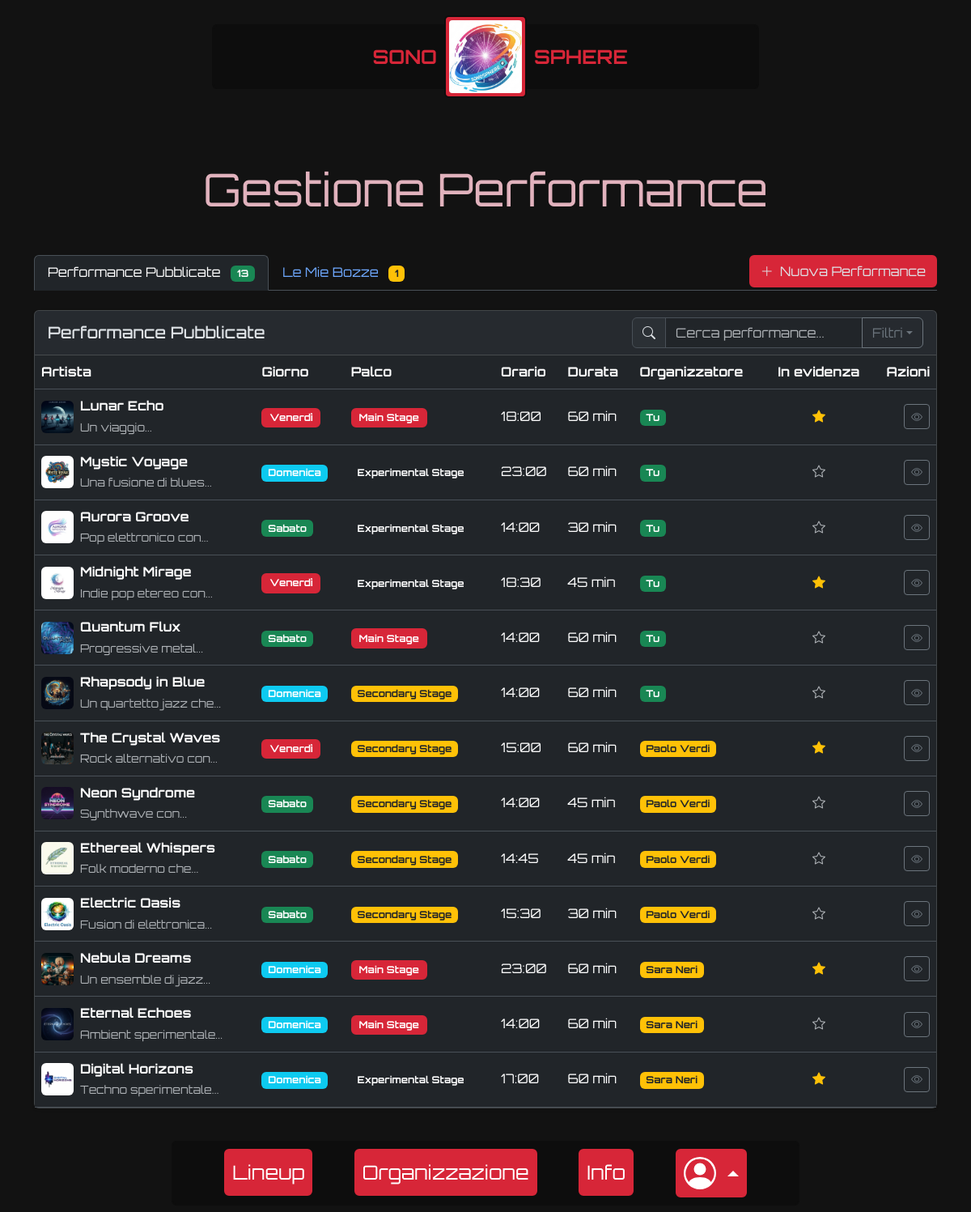
Screenshot of /performances/management (signed in) with the database file from the repository.
### tables this page shows
CREATE TABLE "performances" (
        "id" INTEGER NOT NULL UNIQUE,
        "artist_name" TEXT NOT NULL,
        "start_time" TEXT NOT NULL,
        "duration" INTEGER NOT NULL,
        "description" TEXT,
        "image_path" TEXT,
        "day_id" INTEGER NOT NULL,
        "stage_id" INTEGER NOT NULL,
        "genre_id" INTEGER NOT NULL,
        "organizer_id" INTEGER NOT NULL,
        "is_published" INTEGER NOT NULL DEFAULT 0,
        "created_at" TEXT DEFAULT CURRENT_TIMESTAMP,
        "updated_at" TEXT DEFAULT CURRENT_TIMESTAMP,
        "is_featured" INTEGER DEFAULT 0,
        PRIMARY KEY("id" AUTOINCREMENT),
        FOREIGN KEY("day_id") REFERENCES "event_days"("id"),
        FOREIGN KEY("stage_id") REFERENCES "stages"("id"),
        FOREIGN KEY("genre_id") REFERENCES "genres"("id"),
        FOREIGN KEY("organizer_id") REFERENCES "users"("id")
    );

CREATE TABLE "event_days" (
        "id" INTEGER NOT NULL UNIQUE,
        "name" TEXT NOT NULL,
        "date" TEXT NOT NULL,
        "current_attendees" INTEGER NOT NULL DEFAULT 0,
        "max_attendees" INTEGER NOT NULL DEFAULT 200,
        "start_time" TEXT NOT NULL,
        "end_time" TEXT NOT NULL,
        PRIMARY KEY("id" AUTOINCREMENT)
    );

CREATE TABLE "stages" (
        "id" INTEGER NOT NULL UNIQUE,
        "name" TEXT NOT NULL UNIQUE,
        "description" TEXT NOT NULL,
        "image" TEXT NOT NULL,
        PRIMARY KEY("id" AUTOINCREMENT)
    );

### blueprints/performances/routes.py (the view)
@performances_bp.route("/management")
@login_required
def management():
    if current_user.role != 1:
        flash("Non hai i permessi per accedere a questa pagina.", "danger")
        return redirect(url_for("main.home"))
    performances = performances_dao.get_all_performances(include_unpublished=True)
    days = event_days_dao.get_all_days()
    stages = stages_dao.get_all_stages()
    for performance in performances:
        stage = stages_dao.get_stage_by_id(performance["stage_id"])
        performance["stage_name"] = stage["name"] if stage else "Sconosciuto"
        genre = genres_dao.get_genre_by_id(performance["genre_id"])
        performance["genre_name"] = genre["name"] if genre else "Sconosciuto"
        day = event_days_dao.get_day_by_id(performance["day_id"])
        performance["day_name"] = day["name"] if day else "Sconosciuto"
        organizer = users_dao.get_user_by_id(performance["organizer_id"])
        performance["organizer_name"] = (
            organizer["name"] + " " + organizer["surname"]
            if organizer
            else "Sconosciuto"
        )
    return render_template("performance-management.html", performances=performances, stages=stages, days=days)

### app.py (called while the page is built)
@app.template_filter("strfdatetime")
def _filter_datetime(dt, fmt=None):
    if isinstance(dt, str):
        dt = datetime.strptime(dt, "%Y-%m-%d %H:%M:%S")
    return dt.strftime(fmt or "%d %B %Y %H:%M")

@login_manager.user_loader
def load_user(user_id):
    db_user = users_dao.get_user_by_id(user_id)
    if not db_user:
        return None
    user = User(
        id=db_user["id"],
        username=db_user["username"],
        password=db_user["password"],
        name=db_user["name"],
        surname=db_user["surname"],
        email=db_user["email"],
        pfp=db_user["pfp"],
        role=db_user["role"],
    )
    return user

### utils/event_days_dao.py (called while the page is built)
def get_all_days() -> List[Dict[str, Any]]:
    query = "SELECT * FROM event_days"
    conn = sqlite3.connect(ROOT_PATH + DB_PATH)
    cursor = conn.cursor()
    cursor.execute(query)
    days = cursor.fetchall()
    cursor.close()
    conn.close()
    return [
        {
            "id": day[0],
            "name": day[1],
            "date": day[2],
            "current_attendees": day[3],
            "max_attendees": day[4],
            "start_time": day[5],
            "end_time": day[6],
        }
        for day in days
    ]

def get_day_by_id(day_id: int) -> Optional[Dict[str, Any]]:
    query = "SELECT * FROM event_days WHERE id = ?"
    conn = sqlite3.connect(ROOT_PATH + DB_PATH)
    cursor = conn.cursor()
    cursor.execute(query, (day_id,))
    day = cursor.fetchone()
    cursor.close()
    conn.close()
    if day:
        return {
            "id": day[0],
            "name": day[1],
            "date": day[2],
            "current_attendees": day[3],
            "max_attendees": day[4],
            "start_time": day[5],
            "end_time": day[6],
        }
    return None

### utils/genres_dao.py (called while the page is built)
def get_genre_by_id(genre_id: int) -> Optional[Dict[str, Any]]:
    query = "SELECT * FROM genres WHERE id = ?"
    conn = sqlite3.connect(ROOT_PATH + DB_PATH)
    cursor = conn.cursor()
    cursor.execute(query, (genre_id,))
    genre = cursor.fetchone()
    cursor.close()
    conn.close()
    if genre:
        return {"id": genre[0], "name": genre[1]}
    return None

### templates/performance-management.html (shortened to what this page needs)
{% extends "base.html" %}
{% block content %}
<div class="spacer"></div>
<div class="container py-5">
    <h1 class="display-4 text-center mb-5 cream-text">Gestione Performance</h1>
    <ul class="nav nav-tabs mb-4" id="performanceTabs" role="tablist">
        <li class="nav-item" role="presentation">
            <button class="nav-link active" id="published-tab" data-bs-toggle="tab" data-bs-target="#published-tab-pane"
                type="button" role="tab" aria-controls="published-tab-pane" aria-selected="true">
                Performance Pubblicate
                <span class="badge bg-success ms-2">{{ performances|selectattr('is_published', 'eq', 1)|list|length
                    }}</span>
            </button>
        </li>
        <li class="nav-item" role="presentation">
            <button class="nav-link" id="draft-tab" data-bs-toggle="tab" data-bs-target="#draft-tab-pane" type="button"
                role="tab" aria-controls="draft-tab-pane" aria-selected="false">
                Le Mie Bozze
                <span class="badge bg-warning text-dark ms-2">{{ performances|selectattr('is_published', 'eq',
                    0)|selectattr('organizer_id', 'eq', current_user.id)|list|length }}</span>
            </button>
        </li>
        <li class="nav-item ms-auto">
            <a href="{{ url_for('performances.editor', action='add') }}" class="btn red-bg red-bg-hover">
                <i class="bi bi-plus-lg me-1"></i> Nuova Performance
            </a>
        </li>
    </ul>
    <div class="tab-content" id="performanceTabsContent">
        <div class="tab-pane fade show active" id="published-tab-pane" role="tabpanel" aria-labelledby="published-tab"
            tabindex="0">
            <div class="card shadow-sm">
                <div class="card-header d-flex justify-content-between align-items-center">
                    <h5 class="mb-0">Performance Pubblicate</h5>
                    <div>
                        <div class="input-group">
                            <span class="input-group-text" id="search-addon"><i class="bi bi-search"></i></span>
                            <input type="text" class="form-control" id="searchPublished"
                                placeholder="Cerca performance..." aria-label="Cerca" aria-describedby="search-addon">
                            <button class="btn btn-outline-secondary dropdown-toggle" type="button"
                                data-bs-toggle="dropdown" aria-expanded="false">Filtri</button>
                        </div>
                    </div>
                </div>
                <div class="card-body p-0">
                    <div class="table-responsive">
                        <table class="table table-hover align-middle mb-0" id="publishedTable">
                            <thead class="">
                                <tr>
                                    <th>Artista</th>
                                    <th>Giorno</th>
                                    <th>Palco</th>
                                    <th>Orario</th>
                                    <th>Durata</th>
                                    <th>Organizzatore</th>
                                    <th class="text-center">In evidenza</th>
                                    <th class="text-end">Azioni</th>
                                </tr>
                            </thead>
                            <tbody>
                                {% for performance in performances|selectattr('is_published', 'eq', 1) %}
                                <tr data-day="{{ performance.day_id }}" data-stage="{{ performance.stage_id }}"
                                    data-artist="{{ performance.artist_name|lower }}">
                                    <td>
                                        <div class="d-flex align-items-center">
                                            {% if performance.image_path %}
                                            <img src="{{ url_for('static', filename=performance.image_path) }}"
                                                alt="{{ performance.artist_name }}"
                                                class="rounded me-2 object-fit-cover" width="40" height="40"
                                                loading="lazy">
                                            {% else %}
                                            <div class="rounded me-2 d-flex align-items-center justify-content-center">
                                                <i class="bi bi-music-note text-secondary"></i>
                                            </div>
                                            {% endif %}
                                            <div>
                                                <a href="{{ url_for('performances.detail', id=performance.id, from='performances.management', source_name='Gestione Performance') }}"
                                                    class="text-decoration-none">
                                                    <div class="fw-bold white-text">{{ performance.artist_name }}</div>
                                                    <small class="text-muted">{{ performance.description|truncate(25)
                                                        }}</small>
                                                </a>
                                            </div>
                                        </div>
                                    </td>
                                    <td>
                                        <a href="{{ url_for('main.lineup') }}?day={{ performance.day_id }}"
                                            class="text-decoration-none">
                                            {% if performance.day_id == 1 %}
                                            <span class="badge red-bg">{{ performance.day_name }}</span>
                                            {% elif performance.day_id == 2 %}
                                            <span class="badge bg-success">{{ performance.day_name }}</span>
                                            {% elif performance.day_id == 3 %}
                                            <span class="badge bg-info">{{ performance.day_name }}</span>
                                            {% endif %}
                                        </a>
                                    </td>
                                    <td>
                                        <a href="{{ url_for('main.lineup') }}?stage={{ performance.stage_id }}"
                                            class="text-decoration-none">
                                            {% if performance.stage_id == 1 %}
                                            <span class="badge red-bg">{{ performance.stage_name }}</span>
                                            {% elif performance.stage_id == 2 %}
                                            <span class="badge bg-warning text-dark">{{ performance.stage_name }}</span>
                                            {% elif performance.stage_id == 3 %}
                                            <span class="badge bg-dark">{{ performance.stage_name }}</span>
                                            {% endif %}
                                        </a>
                                    </td>
                                    <td>{{ performance.start_time }}</td>
                                    <td>{{ performance.duration }} min</td>
                                    <td>
                                        {% if performance.organizer_id == current_user.id %}
                                        <span class="badge bg-success">Tu</span>
                                        {% else %}
                                        <span class="badge bg-warning text-dark">{{ performance.organizer_name }}</span>
                                        {% endif %}
                                    </td>
                                    <td class="text-center">
                                        {% if performance.is_featured %}
                                        <i class="bi bi-star-fill text-warning"></i>
                                        {% else %}
                                        <i class="bi bi-star text-muted"></i>
                                        {% endif %}
                                    </td>
                                    <td class="text-end">
                                        <a href="{{ url_for('performances.detail', id=performance.id, from='performances.management', source_name='Gestione Performance') }}"
                                            class="btn btn-sm btn-outline-secondary">
                                            <i class="bi bi-eye"></i>
                                        </a>
                                    </td>
                                </tr>
                                {% endfor %}
                            </tbody>
                        </table>
                    </div>
                </div>
            </div>
        </div>
    </div>
</div>
{% endblock %}

### static/css/style.css (style rules this page uses)
:root { --black: #0d0d0d; --cream: #e1b2bd; --grey: #a9a9a9; --purple: #6c1eff; --red: #d72638; --white: #ffffff; }
body { color: var(--color-white); line-height: 1.6; font-family: "Orbitron", sans-serif; background-color: var(--color-black); }
.spacer { height: 80px; }
.red-bg { border: 2px solid var(--red); background-color: var(--red); }
.white-text { color: var(--white); }
.cream-text { color: var(--cream); }
.card-body { scrollbar-color: var(--red); scrollbar-width: thin; }

### rows the page displays
performances: image_path (picture), artist_name "Lunar Echo", description "Un viaggio...", start_time "18:00"
event_days: day_name "Venerdì" "Venerdì" "Venerdì"
stages: stage_name "Main Stage" "Main Stage" "Main Stage" "Main Stage"
performances: image_path (picture), artist_name "Mystic Voyage", description "Una fusione di blues...", start_time "23:00"
event_days: day_name "Domenica" "Domenica" "Domenica" "Domenica" "Domenica"
stages: stage_name "Experimental Stage" "Experimental Stage" "Experimental Stage" "Experimental Stage"
performances: image_path (picture), artist_name "Aurora Groove", description "Pop elettronico con...", start_time "14:00"
event_days: day_name "Sabato" "Sabato" "Sabato" "Sabato" "Sabato"
performances: image_path (picture), artist_name "Midnight Mirage", description "Indie pop etereo con...", start_time "18:30"
performances: image_path (picture), artist_name "Quantum Flux", description "Progressive metal...", start_time "14:00"
performances: image_path (picture), artist_name "Rhapsody in Blue", description "Un quartetto jazz che...", start_time "14:00"
stages: stage_name "Secondary Stage" "Secondary Stage" "Secondary Stage" "Secondary Stage" "Secondary Stage"
performances: image_path (picture), artist_name "The Crystal Waves", description "Rock alternativo con...", start_time "15:00"
performances: image_path (picture), artist_name "Neon Syndrome", description "Synthwave con...", start_time "14:00"
performances: image_path (picture), artist_name "Ethereal Whispers", description "Folk moderno che...", start_time "14:45"
performances: image_path (picture), artist_name "Electric Oasis", description "Fusion di elettronica...", start_time "15:30"
performances: image_path (picture), artist_name "Nebula Dreams", description "Un ensemble di jazz...", start_time "23:00"
performances: image_path (picture), artist_name "Eternal Echoes", description "Ambient sperimentale...", start_time "14:00"
performances: image_path (picture), artist_name "Digital Horizons", description "Techno sperimentale...", start_time "17:00"

### other values shown
{{ performances|selectattr('is_published', 'eq', 1)|list|length }} "13"
{{ performance.duration }} "60" "60" "30" "45" "60" "60" "60" "45" "45" "30" "60" "60" "60"
{{ performance.organizer_name }} "Paolo Verdi" "Paolo Verdi" "Paolo Verdi" "Paolo Verdi" "Sara Neri" "Sara Neri" "Sara Neri"
